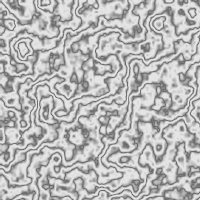
Frame 1 (no input)
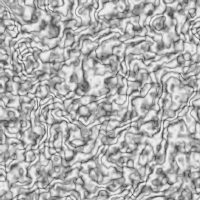
Frame 2 (the mouse pressed at the canvas centre, redrawn once)

The Processing sketch that drew these frames (run headless with seeded random() and noise(); the mouse was pressed at the canvas centre and the sketch redrawn once):

// Processing sketch: processing_90725
// ── processing_90725.pde

void setup() {
  size (200, 200);
  noStroke();
  noLoop();
}

void draw() {
  liq (random(10, 15),random(20, 30), random(100, 180));
}

void liq(float power, float d, float op) {
  for (int y = 0; y < height; y++) {
    for (int x = 0; x < width; x++) {
      float total = 0.0;
      for (float i = d; i >= 1; i = i/3) {
        total += noise(x/d, y/d) * d;
      }
      
      float turbulence = 128.0 * total /d;
      float base = (x * 0.12) + (y * 0.12);
      float offset = base + (power * turbulence / 256.0);
      float gray = abs(sin(offset)) * 256.0;
      stroke (gray, op);
      point (x, y);
    }
  }
} 
 
void keyPressed() {
 save("one.tif");
} 
   
